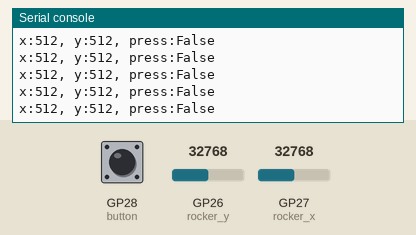
Simulated run of this program. Board: Raspberry Pi Pico running MicroPython. Shown: the last lines printed to the serial console. The test bench sets the inputs (shaded band); at power-on: GP28 (button) HIGH, GP26 (rocker_y) = 32768, GP27 (rocker_x) = 32768 (analog values on the 0–65535 scale).

Above: at 1.2 s.
1.3 s: GP28 (button) pulled LOW for 0.15 s
At 1.31 s:
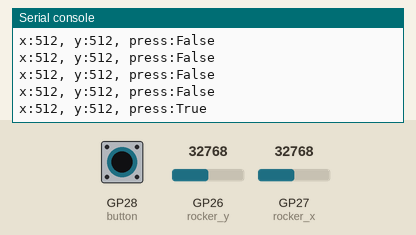
2.9 s: GP26 (rocker_y) set to 45874
At 2.92 s:
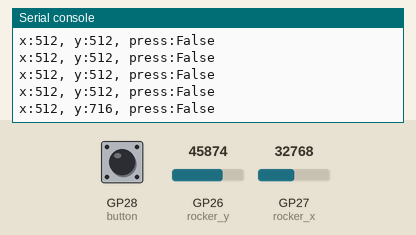
4.4 s: GP27 (rocker_x) set to 45874
At 4.43 s:
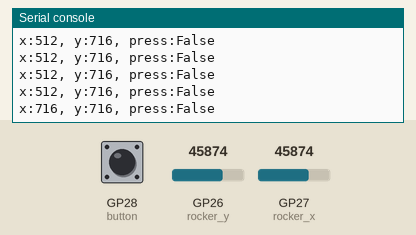
5.9 s: GP28 (button) pulled LOW for 1 s
At 5.93 s:
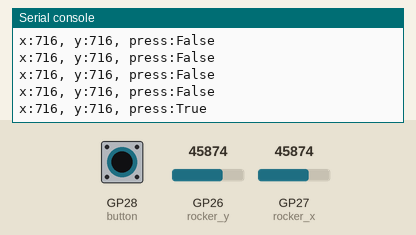
8.4 s: GP26 (rocker_y) set to 57670
At 8.44 s:
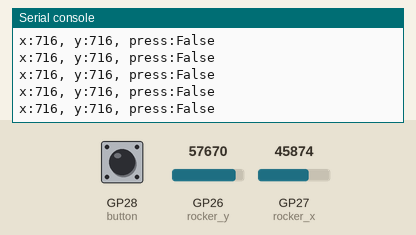
9.9 s: GP27 (rocker_x) set to 57670
At 9.95 s:
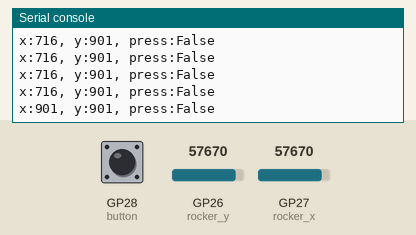
Timing chart, 0 to 12.4 s (numbered marks = the images above; inputs shaded):
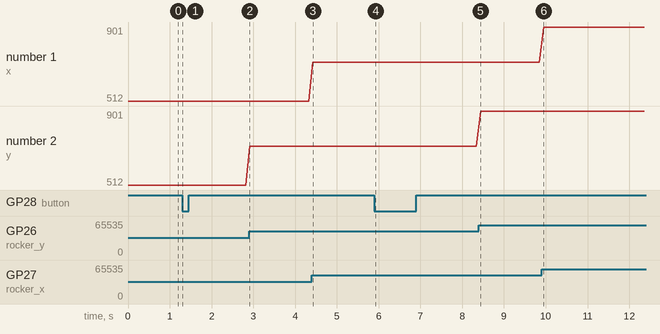

Measured:
- after the input at 1.3 s, the serial console: prints a new line at once (image 1)
- after the input at 2.9 s, the serial console: prints a new line at once (image 2)
- after the input at 4.4 s, the serial console: prints a new line at once (image 3)
- after the input at 5.9 s, the serial console: prints a new line at once (image 4)
- after the input at 9.9 s, the serial console: prints a new line after 0.05 s (image 6)
- plotted number 2: 512 → 716 after the input at 2.9 s, 716 → 901 after the input at 8.4 s

The program:

Project_26.1_Read_Rocker_Value.py
```python
from machine import Pin, ADC
import time
# Initialize the joystick module (ADC function)
rocker_x = ADC(27)
rocker_y = ADC(26)
button = Pin(28, Pin.IN, Pin.PULL_UP)

# Read the value of the X axis and return [0, 1023]
def read_x():
    value = int(rocker_x.read_u16() * 1024 / 65536)
    return value

# Read the value of Y axis and return [0, 1023]
def read_y():
    value = int(rocker_y.read_u16() * 1024 / 65536)
    return value

# Read the state of the button, press to return to True, release to return to False
def btn_state():
    press = False
    if button.value() == 0:
        press = True
    return press

# Print the current value of the X axis,Y axis,Z axis cyclically.
while True:
    value_x = read_x()
    value_y = read_y()
    state = btn_state()
    print("x:%d, y:%d, press:%s" % (value_x, value_y, state))
    time.sleep(0.1)
```
